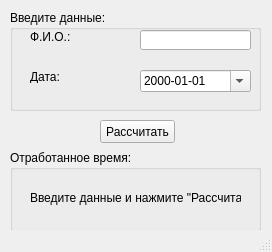
<?xml version="1.0" encoding="UTF-8"?>
<ui version="4.0">
 <class>MainWindow</class>
 <widget class="QMainWindow" name="MainWindow">
  <property name="geometry">
   <rect>
    <x>0</x>
    <y>0</y>
    <width>272</width>
    <height>252</height>
   </rect>
  </property>
  <property name="windowTitle">
   <string>WorkTime</string>
  </property>
  <widget class="QWidget" name="centralWidget">
   <widget class="QGroupBox" name="groupBox">
    <property name="geometry">
     <rect>
      <x>10</x>
      <y>10</y>
      <width>251</width>
      <height>101</height>
     </rect>
    </property>
    <property name="title">
     <string>Введите данные:</string>
    </property>
    <widget class="QLineEdit" name="lineEdit">
     <property name="geometry">
      <rect>
       <x>130</x>
       <y>20</y>
       <width>111</width>
       <height>20</height>
      </rect>
     </property>
    </widget>
    <widget class="QDateEdit" name="dateEdit">
     <property name="geometry">
      <rect>
       <x>130</x>
       <y>60</y>
       <width>111</width>
       <height>22</height>
      </rect>
     </property>
     <property name="displayFormat">
      <string>yyyy-MM-dd</string>
     </property>
     <property name="calendarPopup">
      <bool>true</bool>
     </property>
    </widget>
    <widget class="QLabel" name="label">
     <property name="geometry">
      <rect>
       <x>20</x>
       <y>20</y>
       <width>46</width>
       <height>13</height>
      </rect>
     </property>
     <property name="text">
      <string>Ф.И.О.:</string>
     </property>
    </widget>
    <widget class="QLabel" name="label_2">
     <property name="geometry">
      <rect>
       <x>20</x>
       <y>60</y>
       <width>46</width>
       <height>13</height>
      </rect>
     </property>
     <property name="text">
      <string>Дата:</string>
     </property>
    </widget>
   </widget>
   <widget class="QGroupBox" name="groupBox_2">
    <property name="geometry">
     <rect>
      <x>10</x>
      <y>150</y>
      <width>251</width>
      <height>81</height>
     </rect>
    </property>
    <property name="title">
     <string>Отработанное время:</string>
    </property>
    <widget class="QLabel" name="label_3">
     <property name="geometry">
      <rect>
       <x>20</x>
       <y>40</y>
       <width>211</width>
       <height>16</height>
      </rect>
     </property>
     <property name="text">
      <string>Введите данные и нажмите &quot;Рассчитать&quot;</string>
     </property>
    </widget>
   </widget>
   <widget class="QPushButton" name="pushButton">
    <property name="geometry">
     <rect>
      <x>100</x>
      <y>120</y>
      <width>75</width>
      <height>23</height>
     </rect>
    </property>
    <property name="text">
     <string>Рассчитать</string>
    </property>
   </widget>
  </widget>
  <widget class="QStatusBar" name="statusBar"/>
  <action name="actionAbout">
   <property name="text">
    <string>About</string>
   </property>
  </action>
 </widget>
 <layoutdefault spacing="6" margin="11"/>
 <tabstops>
  <tabstop>lineEdit</tabstop>
  <tabstop>dateEdit</tabstop>
  <tabstop>pushButton</tabstop>
 </tabstops>
 <resources/>
 <connections/>
</ui>
